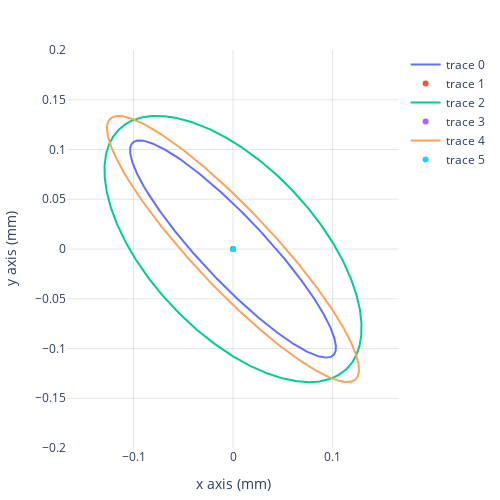

Here is the notebook cell this chart was saved with:
### Code cell
from scipy.linalg import sqrtm
def error_ellipsoid(sig_sqrtm, P=0.95):
    # sig_sqrtm = sqrtm(sigma)
    theta = np.linspace(-np.pi,np.pi,1000)
    r = (-2*np.log(1-P))**0.5
    w = np.vstack((r*np.cos(theta), r*np.sin(theta)))
    x = sig_sqrtm.dot(w) + np.repeat(np.zeros((2,1)), len(theta), axis=1)
    return x

# use plotly to plot x[:,2]] vs x[:,1]
import plotly.graph_objects as go
fig = go.Figure()

x = error_ellipsoid(sqrtm(sigma))
fig.add_trace(go.Scatter(x=x[0,:], y=x[1,:], mode='lines'))
fig.add_trace(go.Scatter(x=[0], y=[0], mode='markers'))

x = error_ellipsoid(sqrtm(sigma_additive))
fig.add_trace(go.Scatter(x=x[0,:], y=x[1,:], mode='lines'))
fig.add_trace(go.Scatter(x=[0], y=[0], mode='markers'))

x = error_ellipsoid(sqrtm(sigma_multiplicative))
fig.add_trace(go.Scatter(x=x[0,:], y=x[1,:], mode='lines'))
fig.add_trace(go.Scatter(x=[0], y=[0], mode='markers'))

# update figure layout with no background color and black grids
fig.update_layout(
    plot_bgcolor='rgba(0,0,0,0)',
    xaxis_title='x axis (mm)', yaxis_title='y axis (mm)',
    xaxis=dict(showgrid=True, gridcolor='rgba(0,0,0,0.1)',zerolinecolor='rgba(0,0,0,0.1)',zerolinewidth=1),
    yaxis=dict(showgrid=True, gridcolor='rgba(0,0,0,0.1)',zerolinecolor='rgba(0,0,0,0.1)',zerolinewidth=1),
    autosize=False,
    width=500, height=500,
    margin=dict(l=10, r=10, b=10, t=50))


fig.update_yaxes(scaleanchor = "x", scaleratio = 1, range=[-0.2,0.2])
config = {
    'toImageButtonOptions': {
        'format': 'png', # one of png, svg, jpeg, webp
        'filename': 'custom_image',
        'height': 700,
        'width': 900,
        'scale':6 # Multiply title/legend/axis/canvas sizes by this factor
    }
}
fig.show(config=config)

### Figure 1 — Plotly figure (JSON) as saved in the notebook; plotly's stock layout.template omitted (floating-point values rounded to 4 significant figures; data arrays with more than 128 entries replaced by an {"elided": "..."} marker saying what was removed)
{"data": [{"mode": "lines", "type": "scatter", "x": {"elided": "1000 float values"}, "y": {"elided": "1000 float values"}}, {"mode": "markers", "type": "scatter", "x": [0], "y": [0]}, {"mode": "lines", "type": "scatter", "x": {"elided": "1000 float values"}, "y": {"elided": "1000 float values"}}, {"mode": "markers", "type": "scatter", "x": [0], "y": [0]}, {"mode": "lines", "type": "scatter", "x": {"elided": "1000 float values"}, "y": {"elided": "1000 float values"}}, {"mode": "markers", "type": "scatter", "x": [0], "y": [0]}], "layout": {"autosize": false, "height": 500, "margin": {"b": 10, "l": 10, "r": 10, "t": 50}, "plot_bgcolor": "rgba(0,0,0,0)", "width": 500, "xaxis": {"gridcolor": "rgba(0,0,0,0.1)", "showgrid": true, "title": {"text": "x axis (mm)"}, "zerolinecolor": "rgba(0,0,0,0.1)", "zerolinewidth": 1}, "yaxis": {"gridcolor": "rgba(0,0,0,0.1)", "range": [-0.2, 0.2], "scaleanchor": "x", "scaleratio": 1, "showgrid": true, "title": {"text": "y axis (mm)"}, "zerolinecolor": "rgba(0,0,0,0.1)", "zerolinewidth": 1}}}
